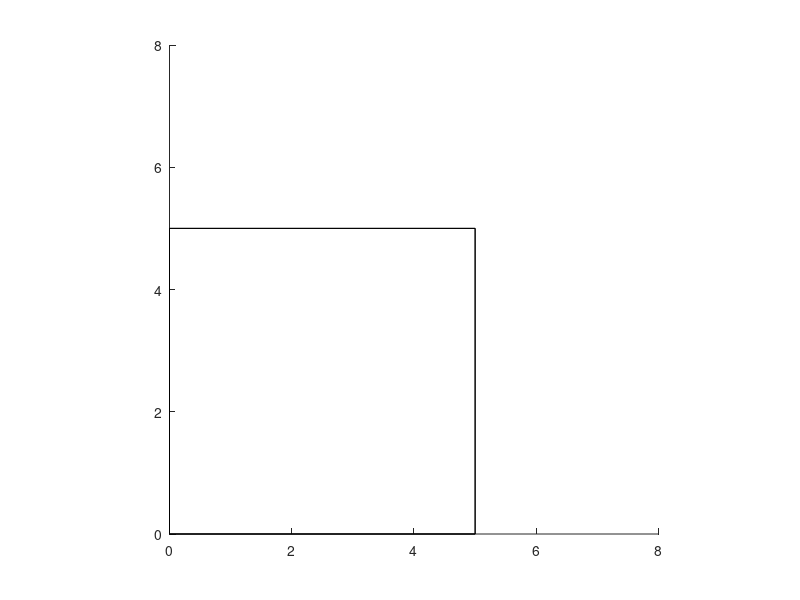

Source code (MATLAB): (Note: this script raises an error after producing the figure.)
close all;
clear ;
format long;
%rysowanie kwadratu
rectangle('Position', [0 0 5 5]);
axis equal;
axis([0 5 0 5]);
%warunki startowe
hold on;
Ax = 0; Ay = 5;
Bx = 5; By = 5; 
Cx = 5; Cy = 0;     
Dx = 0; Dy = 0;
A = [Ax, Ay];
B = [Bx, By];
C = [Cx, Cy];
D = [Dx, Dy];
hold on;
%plot(Ax,Ay,"x","Color",[0 0 1]);
%plot(Bx,By,"x","Color",[1 0 0]);
%plot(Cx,Cy,"x","Color",[0 1 0]);
%plot(Dx,Dy,"x","Color",[1 0 1]);
skokwspolny = 0.01;
stalaskoku = 0.4;
skokA = skokwspolny;
skokB = skokwspolny;
skokC = skokwspolny;
skokD = skokwspolny;

cala_odlegloscA = 0;
cala_odlegloscB = 0;
cala_odlegloscC = 0;
cala_odlegloscD = 0;



for i = 1:350
%while (prawidlowy_skok(skokA) * prawidlowy_skok(skokB) * prawidlowy_skok(skokC) * prawidlowy_skok(skokD) == 1)
rectangle('Position', [0 0 5 5]);
axis equal;
axis([0 8 0 8])


znormalizwany_wektor_AB = wektorXY(A,B)/odl_XY(A,B)*skokA;
cala_odlegloscA = cala_odlegloscA + odl_XY(A + (znormalizwany_wektor_AB),A);
A = A + znormalizwany_wektor_AB ;
cala_odlegloscB = cala_odlegloscB + odl_XY(B,C);
znormalizwany_wektor_BC = wektorXY(B,C)/odl_XY(B,C)*skokB;
B = B + znormalizwany_wektor_BC ;
cala_odlegloscC = cala_odlegloscC + odl_XY(C,D);
znormalizwany_wektor_CD = wektorXY(C,D)*skokC;
C = C + znormalizwany_wektor_CD;
cala_odlegloscD = cala_odlegloscD + odl_XY(D,A);
znormalizwany_wektor_DA = wektorXY(D,A)*skokD;
D = D + znormalizwany_wektor_DA;

hold on;
plot(A(1),A(2),"x","Color",[1 0 0]);
hold on;
plot(B(1),B(2),"x","Color",[0 1 0]);
hold on;
plot(C(1),C(2),"x","Color",[0 0 1]);
hold on;
plot(D(1),D(2),"x","Color",[1 0 1]);



%skokA = obliczenieSkoku(znormalizwany_wektor_AB,skokA);
%skokB = obliczenieSkoku(znormalizwany_wektor_BC,skokB);
%skokC = obliczenieSkoku(znormalizwany_wektor_CD,skokC);
%skokD = obliczenieSkoku(znormalizwany_wektor_DA,skokD);
%skokA = obliczenieskokuzadanie(A,B,stalaskoku);
%skokB = obliczenieskokuzadanie(B,C,stalaskoku);
%skokC = obliczenieskokuzadanie(C,D,stalaskoku);
%skokD = obliczenieskokuzadanie(D,A,stalaskoku);
end

disp(cala_odlegloscA);
%funkcje
function f = wektorXY(X,Y)
f = [Y(1)-X(1),Y(2)-X(2)];
end


function f = odl_XY(X,Y)
f = sqrt((Y(1) - X(1)).^2 + (Y(2) - X(2)).^2);
end

function f = obliczenieSkoku(znormalizowanywektorXY,skok)
    if (znormalizowanywektorXY > 0.1 * skok)
        f = skok * 0.1;
    end 
    f = skok;
end

function f = obliczenieskokuzadanie(X,Y,stala)
wektorX = (Y(1) - X(1))^2;
wektorY = (Y(2) - X(2))^2;
f = stala/(wektorX + wektorY);
end

function f = prawidlowy_skok(skokX)
    if (skokX > 0.0001*skokX)
        f = 1;
    else 
        f = 0;
    end

end
